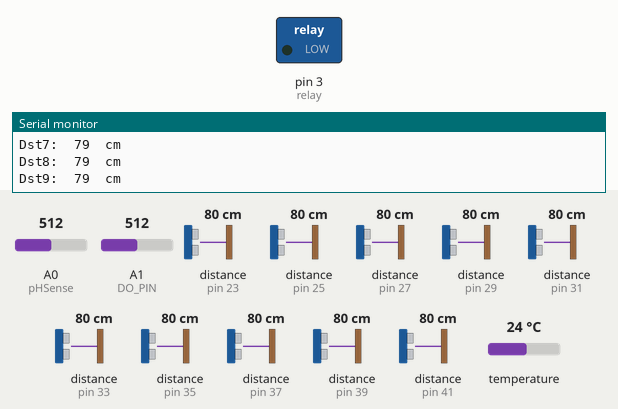
Bench run of a sketch on a simulated Arduino Mega 2560, built with avr-gcc and run on an emulated ATmega2560. On the bench: switched loads named in the sketch (green lamp = pin HIGH), the last lines printed to the serial monitor. Wiring (inferred from the names in the program): 10 × ultrasonic range finder: trigger pin 22, echo pin 23 / trigger pin 24, echo pin 25 / trigger pin 26, echo pin 27 / trigger pin 28, echo pin 29 / trigger pin 30, echo pin 31 / trigger pin 32, echo pin 33 / trigger pin 34, echo pin 35 / trigger pin 36, echo pin 37 / trigger pin 38, echo pin 39 / trigger pin 40, echo pin 41. The inputs (shaded band) are chosen by the test bench; at power-on: A1 (DO_PIN) = 512, A0 (pHSense) = 512, distance to the obstacle (sensors on pin 23, pin 25, pin 27, pin 29, pin 31, pin 33, pin 35, pin 37, pin 39, pin 41) 80 cm, temperature 24 °C. The echo pulse lasts 58.3 µs per cm; pins used as bus, display or sensor lines are not drawn.

Above: at 1.6 s.
1.7 s: A1 (DO_PIN) set to 132
3.5 s: A1 (DO_PIN) set to 107
At 4.8 s:
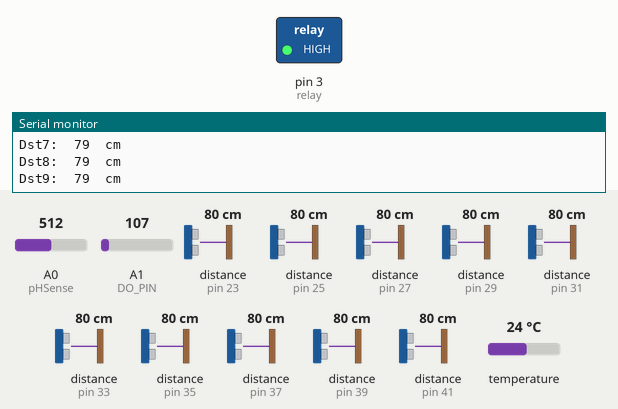
5.3 s: A1 (DO_PIN) set to 306
At 7.1 s:
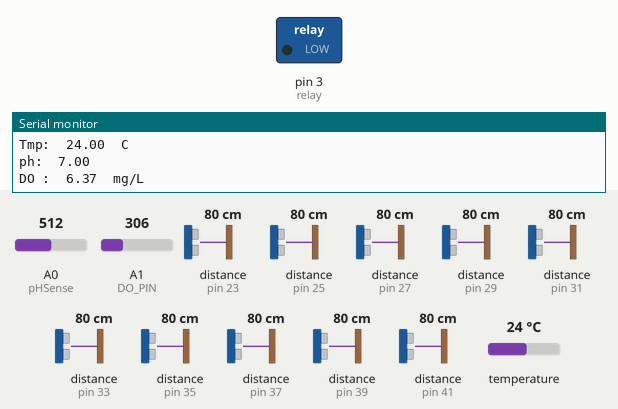
8.1 s: A1 (DO_PIN) set to 30
At 9.4 s:
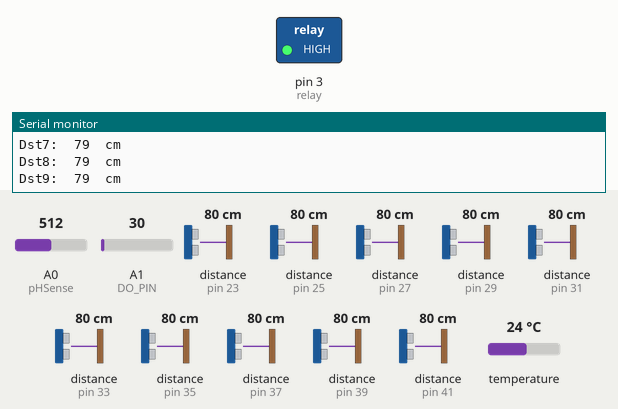
Timing chart, 0 to 10.6 s (numbered marks = the images above; inputs shaded):
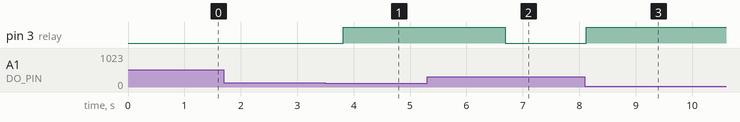

The sketch:

Program.ino
```cpp
#include <Arduino.h>
#include <OneWire.h>
#include <DallasTemperature.h>

OneWire pin_DS18B20(2);
DallasTemperature DS18B20(&pin_DS18B20);

#define DO_PIN A1
#define VREF 5000
#define ADC_RES 1024

#define TWO_POINT_CALIBRATION 0

#define READ_TEMP (25)

#define CAL1_V (2109) //mv
#define CAL1_T (30.38)   //℃
#define CAL2_V (1300) //mv
#define CAL2_T (15)   //℃

String strdetect, strdatatemp, strdata, stroxy;

unsigned int trigPin[12] = {22, 24, 26, 28, 30, 32, 34, 36, 38, 40, 42, 44};
unsigned int echoPin[12] = {23, 25, 27, 29, 31, 33, 35, 37, 39, 41, 43, 45};

const uint16_t DO_Table[41] = {
  14460, 14220, 13820, 13440, 13090, 12740, 12420, 12110, 11810, 11530,
  11260, 11010, 10770, 10530, 10300, 10080, 9860, 9660, 9460, 9270,
  9080, 8900, 8730, 8570, 8410, 8250, 8110, 7960, 7820, 7690,
  7560, 7430, 7300, 7180, 7070, 6950, 6840, 6730, 6630, 6530, 6410
};

int relay = 3;

uint8_t Temperaturet;
uint16_t ADC_Raw;
uint16_t ADC_Voltage;
uint16_t DO;

long duration[12];
unsigned int distance[12];
bool detect1 = false;
bool detect2 = false;
bool detect3 = false;
bool detect = false;

int pHSense = A0;
int samples = 10;
float adc_resolusi = 1024.0;

float data, datatemp, oxy;

unsigned long TimeA, TimeB, TimeC, TimeD, TimeE, TimeF, TimeG;
unsigned long interval = 50000;

float ph(float volt) {
  return 7 + ((2.5 - volt) / 0.18);
}

int16_t readDO(uint32_t voltage_mv, uint8_t temperature_c)
{
#if TWO_POINT_CALIBRATION == 0
  uint16_t V_saturation = (uint32_t)CAL1_V + (uint32_t)35 * temperature_c - (uint32_t)CAL1_T * 35;
  return (voltage_mv * DO_Table[temperature_c] / V_saturation);
#else
  uint16_t V_saturation = (int16_t)((int8_t)temperature_c - CAL2_T) * ((uint16_t)CAL1_V - CAL2_V) / ((uint8_t)CAL1_T - CAL2_T) + CAL2_V;
  return (voltage_mv * DO_Table[temperature_c] / V_saturation);
#endif
}

void setup() {
  // put your setup code here, to run once:
  Serial.begin(115200);
  Serial2.begin(115200);
  for (int i = 0; i < 10; i++) {
    pinMode(trigPin[i], OUTPUT);
    pinMode(echoPin[i], INPUT);
  }
  DS18B20.begin();
  pinMode(relay, OUTPUT);
}

void loop() {
  // put your main code here, to run repeatedly:
  Serial2.print('*');
  ultrasonic();
  suhu_sens();
  ph_sens();
  oxygen_sens();
  //  strdetect = String (detect);
  //  strdatatemp = String (datatemp);
  //  strdata = String (data);
  //  stroxy = String (oxy);
  //Serial2.println('*' + strdetect + ',' + strdatatemp + ',' + strdata + ',' + stroxy + '#');
  Serial2.println('#');
  delay(500);
}

//------------- program sensor ultrasonic -----------------//
void ultrasonic() {
  TimeA = millis();
  for (int i = 0; i < 10; i ++) {
    digitalWrite(trigPin[i], LOW);
    delayMicroseconds(2);
    digitalWrite(trigPin[i], HIGH);
    delayMicroseconds(10);
    digitalWrite(trigPin[i], LOW);
    duration[i] = pulseIn(echoPin[i], HIGH);
    distance[i] = duration[i] * 0.034 / 2;
    if (distance[i] < 500) {
      Serial.println("Dst" + String(i) + (":\t") + String (distance[i]) + ("\tcm\t"));
    }
  }
  if ((distance[0] < 50) || (distance[6] < 50)) {
    detect1 = true;
  }
  else if ((distance[1] < 30) || (distance[2] < 30) || (distance[3] < 30) || (distance[4] < 30) || (distance[5] < 30)) {
    detect2 = true;
  }
  else if ((distance[7] < 45) || (distance[8] < 45) || (distance[9] < 45)) {
    detect3 = true;
  }
  else {
    detect1 = false;
    detect2 = false;
    detect3 = false;
  }
  if (detect1 == true) {
    TimeB = TimeA;
  }
  else if (detect1 == false) {
    TimeB = TimeE = TimeA;
  }
  if (detect2 == true) {
    TimeC = TimeA;
  }
  else if (detect2 == false) {
    TimeC = TimeF = TimeA;
  }
  if (detect3 == true) {
    TimeD = TimeA;
  }
  else if (detect3 == false) {
    TimeD = TimeG = TimeA;
  }
  if (((TimeB - TimeE) >= (interval)) || ((TimeC - TimeF) >= (interval)) || ((TimeD - TimeG) >= (interval))) {
    Serial.print("Detect = ");
    Serial.println("Detect");
    Serial2.print('1');
    Serial2.print(',');
    detect = true;
  }
  else {
    Serial2.print('0');
    Serial2.print(',');
    detect = false;
  }
}

//--------------- program sensor suhu -------------------//
void suhu_sens() {
  DS18B20.requestTemperatures();
  Serial.println("Tmp:\t" + String (DS18B20.getTempCByIndex(0)) + ("\tC\t"));
  float datatemp = DS18B20.getTempCByIndex(0);
  Serial2.print(String (datatemp));
  Serial2.print(',');
}

//--------------- program sensor ph ---------------------//
void ph_sens() {
  int measuring = 0;
  for (int i = 0; i < samples; i++) {
    measuring += analogRead(pHSense);
    delay(10);
  }
  float volt = 5 / adc_resolusi * measuring / samples;
  float data = ph(volt);
  Serial.println("ph:\t" + String (ph(volt)) + "\t");
  Serial2.print(String (data));
  Serial2.print(",");
}

//--------------- program sensor oxy -------------------//
void oxygen_sens() {
  Temperaturet = (uint8_t)READ_TEMP;
  ADC_Raw = analogRead(DO_PIN);
  ADC_Voltage = uint32_t(VREF) * ADC_Raw / ADC_RES;
  float oxy = readDO(ADC_Voltage, Temperaturet) / 1000.0;
  Serial.println("DO :\t" + String (oxy) + "\tmg/L\t");
  Serial2.print(String (oxy));
  Serial2.print(",");
  if (oxy < 2.5) {
    digitalWrite(relay, HIGH);
  }
  else {
    digitalWrite(relay, LOW);
  }
}

//---------------- calibrasi code -----------------------//
//-------- comment code jika tidak diperlukan -----------//

//#include <Arduino.h>
//
//#define VREF    5000//VREF(mv)
//#define ADC_RES 1024//ADC Resolution
//
//uint32_t raw;
//
//void setup()
//{
//    Serial.begin(115200);
//}
//
//void loop()
//{
//    raw=analogRead(A1);
//    Serial.println("raw:\t"+String(raw)+"\tVoltage(mv)"+String(raw*VREF/ADC_RES));
//    delay(1000);
//}
```

Measured:
- the behaviour switches between 121 and 120 on A1 (DO_PIN) (found by bisection; images 0 and 1)
- after the input at 3.5 s, pin 3 (relay): LOW → HIGH after 0.32 s
- after the input at 5.3 s, pin 3 (relay): HIGH → LOW after 1.4 s
- after the input at 8.1 s, pin 3 (relay): LOW → HIGH at once
